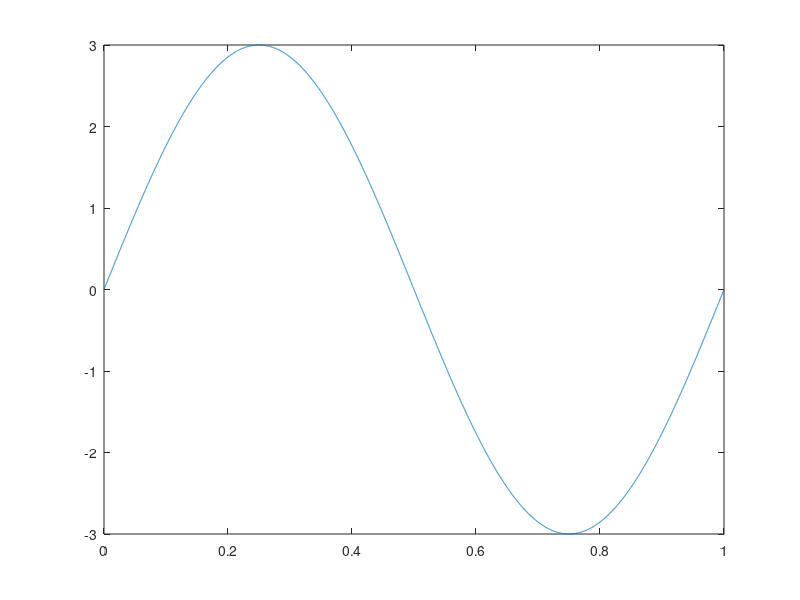

Source code (MATLAB):
clear;
clc;

T = 1;
fs = 10000;
a = 1;
f = 1;
t = (0: 1/fs: T);
x = a*(sin(2*pi*f*t));
y = 2*(sin(2*pi*f*t));
plot(t, x+y)